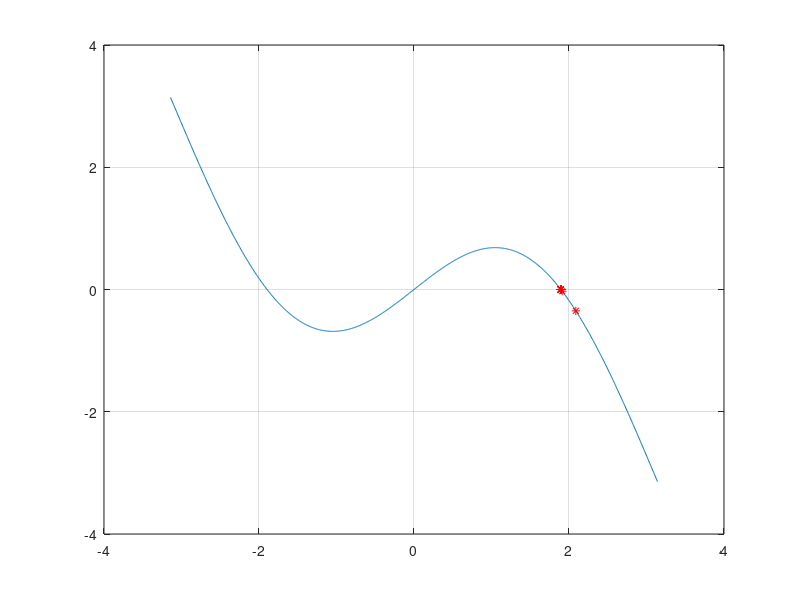

MATLAB code for this plot:
clear all
close all
clc

x0 = 3
xs = linspace(-pi, pi, 1000)
ys = 2*sin(xs) - xs

plot (xs, ys)
hold on
grid on


for i=0:1:100
    if i == 0
        x(1) = x0 - (2*sin(x0)-x0)/(2*cos(x0)-1)
    else
        x(i+1) = x(i) - (2*sin(x(i))-x(i))/(2*cos(x(i))-1)
    end
    plot(x(i+1),2*sin(x(i+1)) - x(i+1),'r*')
    pause(1)
end


